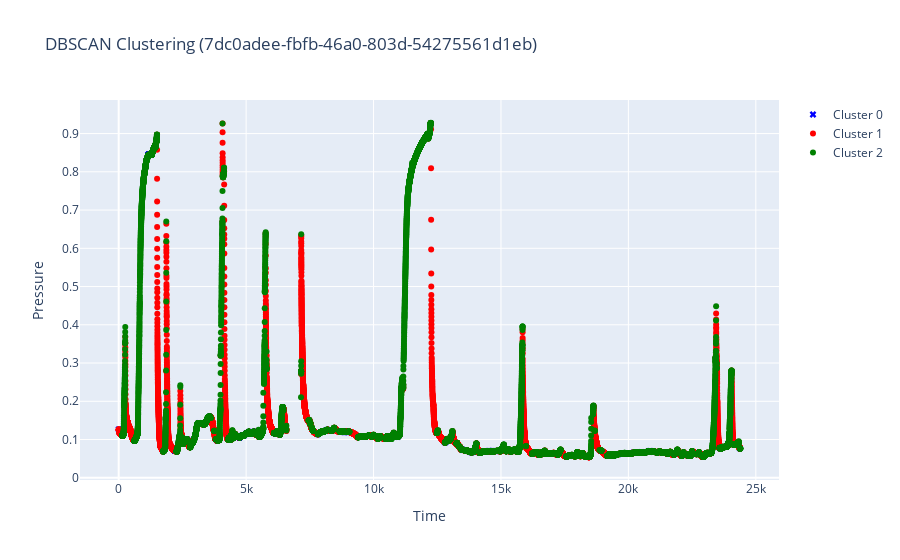

Write notebook code for a chart like this one.
### Markdown cell above
## Сырая кластеризация

### Code cell
filename, recovery, drop, clust_df = process_file_without_postfilters(filename, DATA_PATH)
plot_data(clust_df, filename)

### Figure 1 — Plotly figure (JSON) as saved in the notebook; plotly's stock layout.template omitted (floating-point values rounded to 4 significant figures; data arrays with more than 128 entries replaced by an {"elided": "..."} marker saying what was removed)
{"data": [{"marker": {"color": "blue", "size": 6, "symbol": "x"}, "mode": "markers", "name": "Cluster 0", "type": "scatter", "x": {"elided": "302 float values"}, "y": {"elided": "302 float values"}}, {"marker": {"color": "red", "size": 6, "symbol": "circle"}, "mode": "markers", "name": "Cluster 1", "type": "scatter", "x": {"elided": "13545 float values"}, "y": {"elided": "13545 float values"}}, {"marker": {"color": "green", "size": 6, "symbol": "circle"}, "mode": "markers", "name": "Cluster 2", "type": "scatter", "x": {"elided": "12924 float values"}, "y": {"elided": "12924 float values"}}], "layout": {"showlegend": true, "title": {"text": "DBSCAN Clustering (7dc0adee-fbfb-46a0-803d-54275561d1eb)"}, "xaxis": {"title": {"text": "Time"}}, "yaxis": {"title": {"text": "Pressure"}}}}
